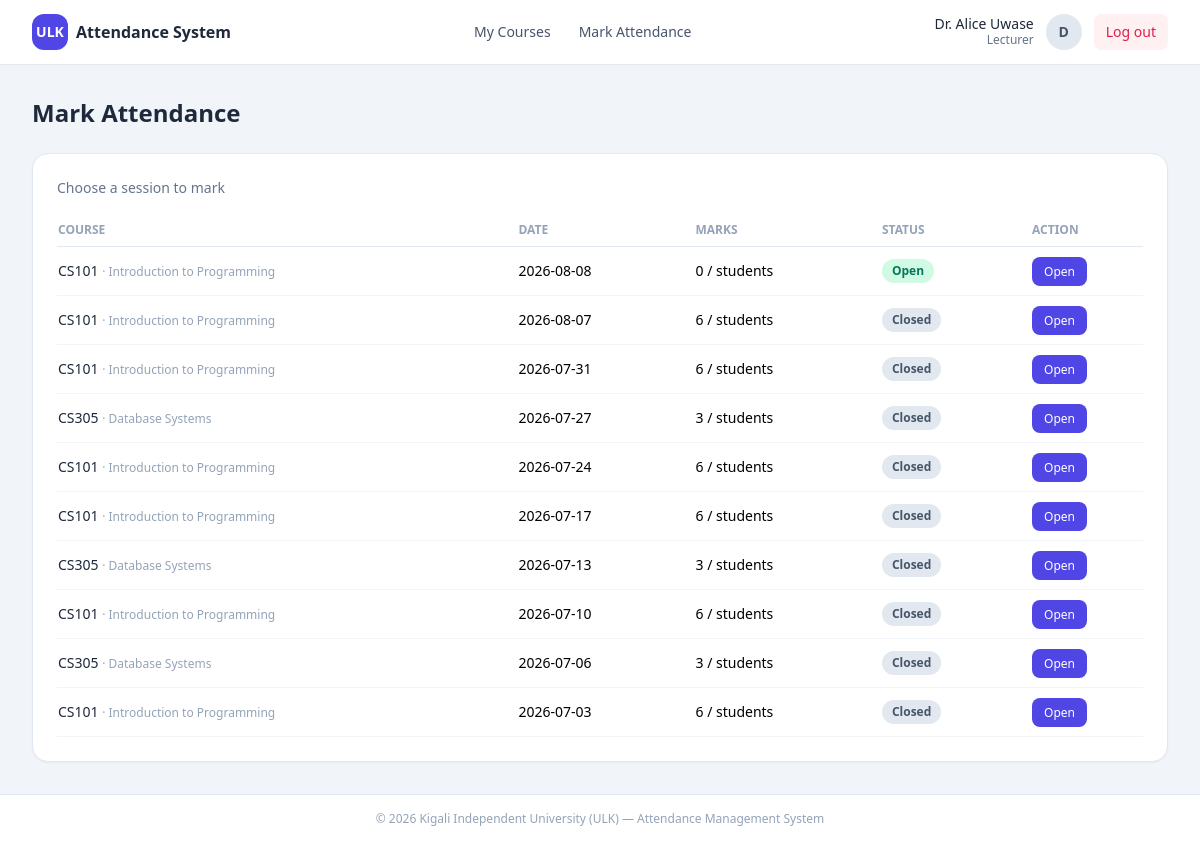
Screenshot of /lecturer_attendance.php (signed in) with the database file from the repository.
### tables this page shows
CREATE TABLE sessions (
  session_id   INT AUTO_INCREMENT PRIMARY KEY,
  course_code  VARCHAR(20) NOT NULL,
  lecturer_id  INT NOT NULL,
  session_date DATE NOT NULL,
  start_time   TIME NOT NULL,
  end_time     TIME NOT NULL,
  status   ENUM('Open','Closed') NOT NULL DEFAULT 'Open',
  FOREIGN KEY (course_code) REFERENCES courses(course_code) ON DELETE CASCADE,
  FOREIGN KEY (lecturer_id) REFERENCES lecturers(lecturer_id),
  INDEX idx_sessions_course_date (course_code, session_date)
);

CREATE TABLE courses (
  course_code VARCHAR(15) PRIMARY KEY,                
  title       VARCHAR(150) NOT NULL,
  credits     INT NOT NULL DEFAULT 3,
  department  VARCHAR(100) DEFAULT NULL
);

### lecturer_attendance.php (the view, shortened to what this page needs)
<?php
require_once __DIR__ . '/config.php';
$lid       = currentLecturerId($pdo);
$session = null;
include __DIR__ . '/includes/header.php';
?>
<?php if (!$session): ?>
    <?php
        $list = $pdo->prepare('
            SELECT s.session_id, s.course_code, c.title, s.session_date, s.start_time, s.end_time, s.status,
                   COUNT(ar.record_id) AS marked
            FROM sessions s
            JOIN lecturer_courses lc ON lc.course_code = s.course_code AND lc.lecturer_id = ?
            JOIN courses c ON c.course_code = s.course_code
            LEFT JOIN attendance_records ar ON ar.session_id = s.session_id
            GROUP BY s.session_id
            ORDER BY s.status = "Open" DESC, s.session_date DESC, s.start_time DESC');
        $list->execute([$lid]);
        $sessions = $list->fetchAll();
    ?>
    <div class="bg-white rounded-2xl shadow-sm border border-slate-200 p-6">
        <p class="text-sm font-medium text-slate-500 mb-4">Choose a session to mark</p>
        <?php if (!$sessions): ?>
            <p class="text-sm text-slate-500">You have no sessions yet. Open one from <a class="text-indigo-600 hover:underline" href="<?= BASE_URL ?>/lecturer_courses.php">My Courses</a>.</p>
        <?php else: ?>
            <div class="overflow-x-auto">
                <table class="w-full text-sm">
                    <thead>
                        <tr class="text-left text-xs uppercase text-slate-400 border-b border-slate-200">
                            <th class="py-2 pr-4">Course</th>
                            <th class="py-2 pr-4">Date</th>
                            <th class="py-2 pr-4">Marks</th>
                            <th class="py-2 pr-4">Status</th>
                            <th class="py-2">Action</th>
                        </tr>
                    </thead>
                    <tbody>
                        <?php foreach ($sessions as $s): ?>
                            <tr class="border-b border-slate-100">
                                <td class="py-3 pr-4 font-medium text-slate-800"><?= e($s['course_code']) ?>
                                    <span class="text-xs text-slate-400"> · <?= e($s['title']) ?></span></td>
                                <td class="py-3 pr-4"><?= e($s['session_date']) ?></td>
                                <td class="py-3 pr-4"><?= e($s['marked']) ?> / students</td>
                                <td class="py-3 pr-4"><?= status_badge($s['status']) ?></td>
                                <td class="py-3">
                                    <a href="<?= BASE_URL ?>/lecturer_attendance.php?session_id=<?= (int)$s['session_id'] ?>"
                                       class="rounded-lg bg-indigo-600 hover:bg-indigo-700 text-white px-3 py-1.5 text-xs font-medium">
                                        Open
                                    </a>
                                </td>
                            </tr>
                        <?php endforeach; ?>
                    </tbody>
                </table>
            </div>
        <?php endif; ?>
    </div>
<?php endif; ?>
<?php include __DIR__ . '/includes/footer.php'; ?>

### config.php (shortened to what this page needs)
<?php
function e(string $value): string
{
    return htmlspecialchars($value, ENT_QUOTES, 'UTF-8');
}
function status_badge(string $status): string
{
    $map = [
        'Present' => 'badge-present',
        'Absent'  => 'badge-absent',
        'Late'    => 'badge-late',
        'Excused' => 'badge-excused',
        'Open'    => 'badge-open',
        'Closed'  => 'badge-closed',
    ];
    $cls = $map[$status] ?? '';
    return '<span class="badge ' . $cls . '">' . e($status) . '</span>';
}

### assets/css/app.css (style rules this page uses)
.badge { display: inline-flex; align-items: center; border-radius: 9999px; padding: 0.125rem 0.625rem; font-size: 0.75rem; font-weight: 600; line-height: 1.25rem; }
.badge-open { background-color: #d1fae5; color: #047857; }
.badge-closed { background-color: #e2e8f0; color: #475569; }

### rows the page displays
sessions: course_code "CS101", course_code.title "Introduction to Programming", session_date "2026-08-08", marked "0", status "Open"
sessions: course_code "CS101", course_code.title "Introduction to Programming", session_date "2026-08-07", marked "6", status "Closed"
sessions: course_code "CS101", course_code.title "Introduction to Programming", session_date "2026-07-31", marked "6", status "Closed"
sessions: course_code "CS305", course_code.title "Database Systems", session_date "2026-07-27", marked "3", status "Closed"
sessions: course_code "CS101", course_code.title "Introduction to Programming", session_date "2026-07-24", marked "6", status "Closed"
sessions: course_code "CS101", course_code.title "Introduction to Programming", session_date "2026-07-17", marked "6", status "Closed"
sessions: course_code "CS305", course_code.title "Database Systems", session_date "2026-07-13", marked "3", status "Closed"
sessions: course_code "CS101", course_code.title "Introduction to Programming", session_date "2026-07-10", marked "6", status "Closed"
sessions: course_code "CS305", course_code.title "Database Systems", session_date "2026-07-06", marked "3", status "Closed"
sessions: course_code "CS101", course_code.title "Introduction to Programming", session_date "2026-07-03", marked "6", status "Closed"

### other values shown
$cu['name'] "Dr. Alice Uwase"
$cu['role'] "Lecturer"
substr($cu['name'] ?? '?', 0, 1) "D"
$pageTitle "Mark Attendance"
